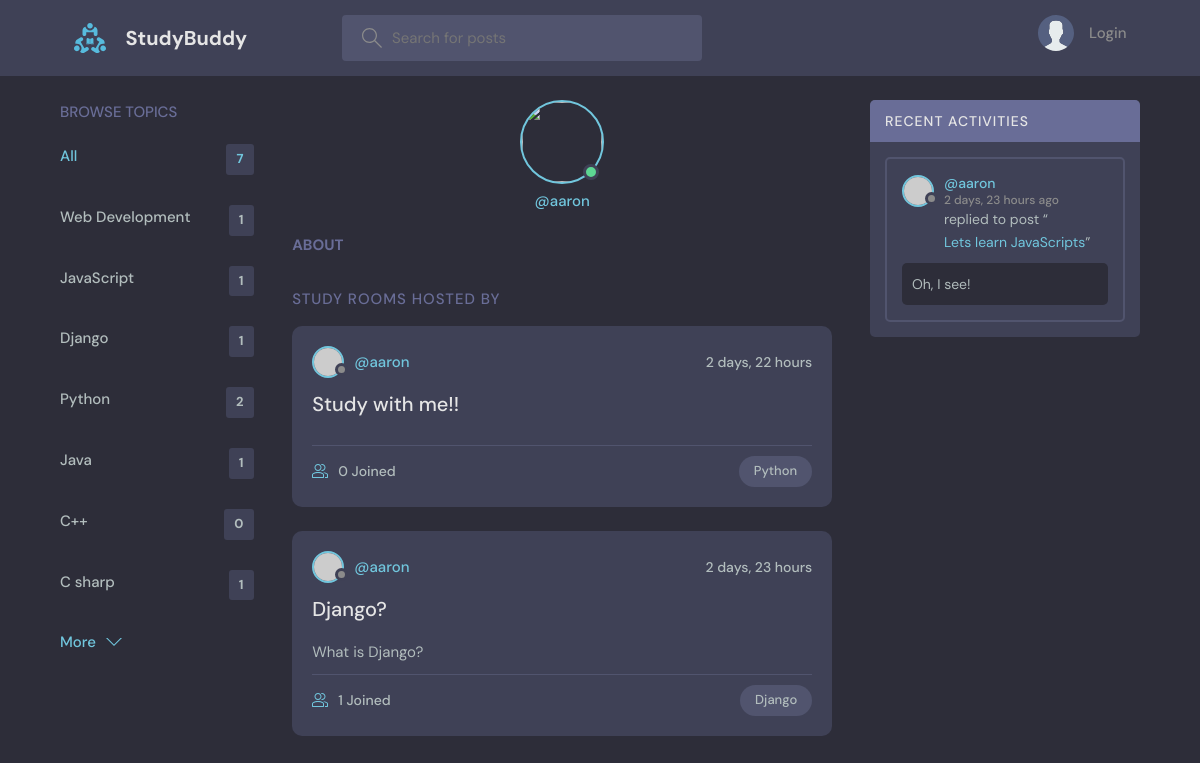
The page /profile/4/ on the database its author committed.
### base/models.py (models this page shows, shortened)
class Topic(models.Model):
    name = models.CharField(max_length=200)

class Room(models.Model):
    host = models.ForeignKey(User, on_delete=models.SET_NULL, null=True)
    topic = models.ForeignKey(Topic, on_delete=models.SET_NULL, null=True)
    name = models.CharField(max_length=200)
    description = models.TextField(null=True, blank=True)
    participants = models.ManyToManyField(User, related_name='participants', blank=True)
    updated = models.DateTimeField(auto_now=True)
    created = models.DateTimeField(auto_now_add=True)
    class Meta:
        ordering = ['-updated', '-created']
    def __str__(self):
        return self.name

class Message(models.Model):
    user = models.ForeignKey(User, on_delete=models.CASCADE)
    room = models.ForeignKey(Room, on_delete=models.CASCADE)
    body = models.TextField()
    updated = models.DateTimeField(auto_now=True)
    created = models.DateTimeField(auto_now_add=True)
    class Meta:
        ordering = ['-updated', '-created']

### base/views.py (the view)
# urls.py: path('profile/<str:pk>/', views.userProfile, name = 'user-profile'),
def userProfile(request, pk):
    user = User.objects.get(id=pk)
    rooms = user.room_set.all()
    room_messages = user.message_set.all()
    topics = Topic.objects.all()
    context = {'user':user, 'rooms':rooms, 'room_messages':room_messages, 'topics':topics}
    return render(request, 'base/profile.html', context)

### base/templates/base/profile.html (shortened to what this page needs)
{% extends 'main.html' %}
{% block content %}
<main class="profile-page layout layout--3">
  <div class="container">
    {% include 'base/topics_component.html' %}
    <div class="roomList">
      <div class="profile">
        <div class="profile__avatar">
          <div class="avatar avatar--large active">
            <img src="{{user.avatar.url}}" />
          </div>
        </div>
        <div class="profile__info">
          <p>@{{user.username}}</p>
        </div>
        <div class="profile__about">
          <h3>About</h3>
        </div>
      </div>
      <div class="roomList__header">
        <div>
          <h2>Study Rooms Hosted by {{request.user.username}}</a>
          </h2>
        </div>
      </div>
      {% include 'base/feed_component.html' %}
    </div>
    {% include 'base/activity_component.html' %}
  </div>
</main>
{% endblock content %}

### base/templates/base/topics_component.html
<div class="topics">
    <div class="topics__header">
      <h2>Browse Topics</h2>
    </div>
    <ul class="topics__list">
      <li>
        <a href="{% url 'home' %}" class="active">All <span>{{topics.count}}</span></a>
      </li>
      {% for topic in topics %}
      <li>
        <a href="{% url 'home'%}?q={{topic.name}}">{{topic.name}} <span>{{topic.room_set.all.count}}</span></a>
      </li>
      {% endfor %}
    </ul>
    <a class="btn btn--link" href="topics.html">
      More
      <svg version="1.1" xmlns="http://www.w3.org/2000/svg" width="32" height="32" viewBox="0 0 32 32">
        <title>chevron-down</title>
        <path d="M16 21l-13-13h-3l16 16 16-16h-3l-13 13z"></path>
      </svg>
    </a>
  </div>

### base/templates/base/feed_component.html (shortened to what this page needs)
{% for room in rooms %}
<div class="roomListRoom">
    <div class="roomListRoom__header">
        <a href="{% url 'user-profile' room.host.id %}" class="roomListRoom__author">
            <div class="avatar avatar--small">
                <img src="https://randomuser.me/api/portraits/women/11.jpg" />
            </div>
            <span>@{{room.host.username}}</span>
        </a>
        <div class="roomListRoom__actions">
            <span>{{room.created|timesince}}</span>
        </div>
    </div>
    <div class="roomListRoom__content">
        <a href="{% url 'room' room.id %}">{{room.name}}</a>
        <p>
            {{room.description}}
        </p>
    </div>
    <div class="roomListRoom__meta">
        <a href="{% url 'room' room.id %}" class="roomListRoom__joined">
            {{room.participants.all.count}} Joined
        </a>
        <p class="roomListRoom__topic">{{room.topic.name}}</p>
    </div>
</div>
{% endfor %}

### base/templates/base/activity_component.html (shortened to what this page needs)
<div class="activities">
    <div class="activities__header">
      <h2>Recent Activities</h2>
    </div>
    {% for message in room_messages %}
    <div class="activities__box">
      <div class="activities__boxHeader roomListRoom__header">
        <a href="{% url 'user-profile' message.user.id %}" class="roomListRoom__author">
          <div class="avatar avatar--small">
            <img src="https://randomuser.me/api/portraits/women/11.jpg" />
          </div>
          <p>
            @{{message.user}}
            <span>{{message.created|timesince}} ago</span>
          </p>
        </a>
      </div>
      <div class="activities__boxContent">
        <p>replied to post “<a href="{% url 'room' message.room.id %}">{{message.room}}</a>”</p>
        <div class="activities__boxRoomContent">
            {{message.body}}
        </div>
      </div>
    </div>
    {% endfor %}
  </div>

### rows shown on the page
Topic: name "Web Development", room_set.all.count "1"
Topic: name "JavaScript", room_set.all.count "1"
Topic: name "Django", room_set.all.count "1"
Topic: name "Python", room_set.all.count "2"
Topic: name "Java", room_set.all.count "1"
Topic: name "C++", room_set.all.count "0"
Topic: name "C sharp", room_set.all.count "1"
Room: host.username "aaron", created "2 days, 22 hours", name "Study with me!!", participants.all.count "0", topic.name "Python"
Room: host.username "aaron", created "2 days, 23 hours", name "Django?", description "What is Django?", participants.all.count "1", topic.name "Django"
Message: user "aaron", created "2 days, 23 hours", room "Lets learn JavaScripts", body "Oh, I see!"

### other values the page prints
{{ topics.count }} "7"
{{ user.username }} "aaron"
